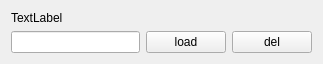
<?xml version="1.0" encoding="UTF-8"?>
<ui version="4.0">
 <class>Bookmark</class>
 <widget class="QWidget" name="Bookmark">
  <property name="geometry">
   <rect>
    <x>0</x>
    <y>0</y>
    <width>323</width>
    <height>64</height>
   </rect>
  </property>
  <property name="windowTitle">
   <string>Form</string>
  </property>
  <layout class="QGridLayout" name="gridLayout">
   <item row="0" column="0">
    <layout class="QVBoxLayout" name="verticalLayout">
     <item>
      <widget class="QLabel" name="name">
       <property name="text">
        <string>TextLabel</string>
       </property>
      </widget>
     </item>
     <item>
      <layout class="QHBoxLayout" name="horizontalLayout">
       <item>
        <widget class="QLineEdit" name="url">
         <property name="alignment">
          <set>Qt::AlignLeading|Qt::AlignLeft|Qt::AlignVCenter</set>
         </property>
         <property name="readOnly">
          <bool>true</bool>
         </property>
        </widget>
       </item>
       <item>
        <widget class="QPushButton" name="loadButton">
         <property name="text">
          <string>load</string>
         </property>
        </widget>
       </item>
       <item>
        <widget class="QPushButton" name="delButton">
         <property name="text">
          <string>del</string>
         </property>
        </widget>
       </item>
      </layout>
     </item>
    </layout>
   </item>
  </layout>
 </widget>
 <resources/>
 <connections/>
</ui>
